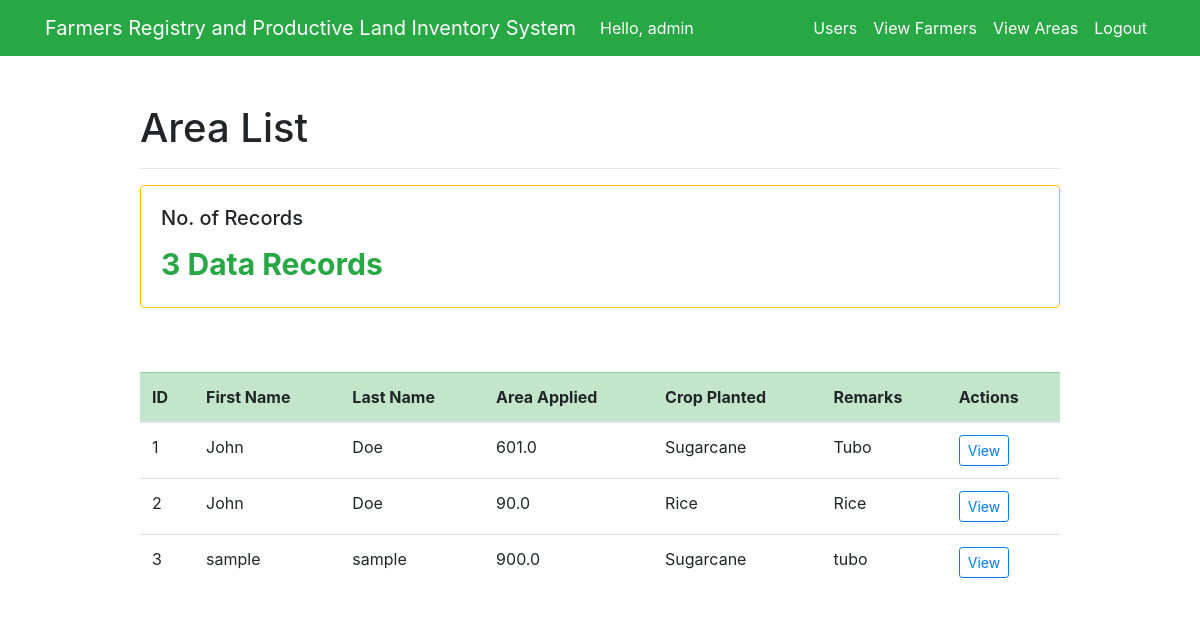
The app's page /home/ (signed in), older data.
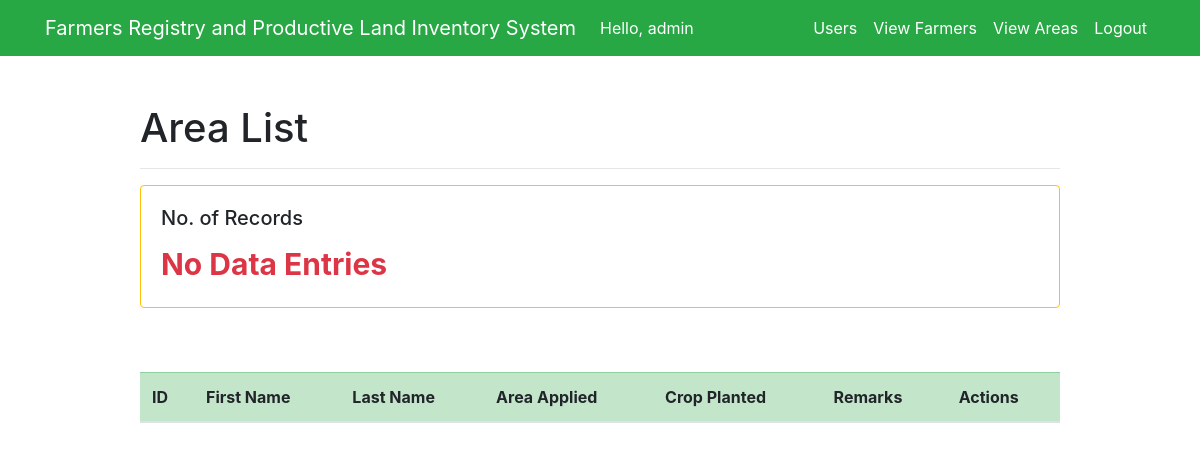
The same page, newer data.
### test_app/models.py (models this page shows, shortened)
class UsersAreaInfo(models.Model):
    RICE = 'Rice'
    CORN = 'Corn'
    SUGARCANE = 'Sugarcane'
    PLANTED = [
        (RICE, 'Rice'),
        (CORN, 'Corn'),
        (SUGARCANE, 'Sugarcane'),
    ]
    farmer_id = models.ForeignKey(Farmer, models.CASCADE, db_column='farmer_id')
    total_area = models.FloatField()
    crop_planted = models.CharField(max_length=9, choices=PLANTED, default=RICE, blank=True, null=True)
    remarks = models.CharField(max_length=100, blank=True, null=True)
    sketch_plan = models.FileField(upload_to='documents_sp/', max_length=254, blank=True)
    map = models.FileField(upload_to='documents_map/', max_length=254, blank=True)
    google_earth = models.FileField(upload_to='documents_ge/', max_length=254, blank=True)
    area_coordinates = models.FileField(upload_to='documents_coordinates/', max_length=254, blank=True)
    profile_field = models.CharField(max_length=250)
    soil_ph = models.IntegerField()
    region = models.CharField(max_length=200)
    province = models.CharField(max_length=200)
    muncity = models.CharField(max_length=200)
    brgy = models.CharField(max_length=200)

class Farmer(models.Model):
    MALE = 'M'
    FEMALE = 'F'
    PERSON_GENDER = [
        (MALE, 'Male'),
        (FEMALE, 'Female'),
    ]
    MARRIED = 'MARRIED'
    SINGLE = 'SINGLE'
    DIVORCED = 'DIVORCED'
    WIDOWED = 'WIDOWED'
    PERSON_CIVIL_STATUS = [
        (MARRIED, 'Married'),
        (SINGLE, 'Single'),
        (DIVORCED, 'Divorced'),
        (WIDOWED, 'Widowed'),
    ]
    assigned_id = models.CharField(max_length=20, blank=True, null=True)
    first_name = models.CharField(max_length=200, blank=False)
    last_name = models.CharField(max_length=200, blank=False)
    middle_name = models.CharField(max_length=200, blank=False)
    gender = models.CharField(max_length=1, choices=PERSON_GENDER, default=MALE)
    region = models.CharField(max_length=200)
    province = models.CharField(max_length=200)
    muncity = models.CharField(max_length=200)
    brgy = models.CharField(max_length=200)
    address = models.TextField(blank=True)
    contact_no = models.CharField(max_length=20, blank=True, null=True)
    tin = models.CharField(max_length=20, blank=True, null=True)
    philhealth = models.CharField(max_length=20, blank=True, null=True)
    sss = models.CharField(max_length=20, blank=True, null=True)
    pagibig = models.CharField(max_length=20, blank=True, null=True)
    civil_status = models.CharField(max_length=20, blank=True, null=True, choices=PERSON_CIVIL_STATUS, default=SINGLE)
    nationality = models.CharField(max_length=50, blank=True, null=True)
    birthdate = models.DateField(default=None)
    spouse = models.CharField(max_length=250, blank=True, null=True)
    date_created = models.DateTimeField(auto_now_add=True)

### test_app/views.py (the view)
# urls.py: path('home/', views.user_engineer, name='user_engineer'),
@login_required(login_url='/')
def user_engineer(request):
    if request.method == 'GET':
        user_areas = UsersAreaInfo.objects.all()
        context = {
            'user_areas': user_areas,
        }
        return render(request, 'test_app/engineer.html', context)
    else:
        pass

### test_app/templates/test_app/engineer.html (shortened to what this page needs)
{% extends 'test_app/base.html' %}
{% block content %}
<div class="row justify-content-center mt-5">
    <div class="col-md-10">
        <h1>Area List</h1>
        <hr>
        <div class="row">
            <div class="col-sm-12 col-lg-12">
                <div class="card border-warning mb-3">
                    <div class="card-body text-warning">
                        <h5 class="card-title text-body">No. of Records</h5>
                        {% if user_areas %}
                            <p class="card-text text-success" style="font-size: 30px;"><strong>{{ user_areas.count }} Data Record{{ user_areas.count|pluralize }}</strong></p>
                        {% else %}
                            <p class="card-text text-danger" style="font-size: 30px;"><strong>No Data Entries</strong></p>
                        {% endif %}
                    </div>
                </div>
            </div>
        </div>
        <br><br>
        <table class="table table-hover table-stripped table-responsive-md">
            <thead class="table-success">
                <tr>
                    <th scope="col">ID</th>
                    <th scope="col">First Name</th>
                    <th scope="col">Last Name</th>
                    <th scope="col">Area Applied</th>
                    <th scope="col">Crop Planted</th>
                    <th scope="col">Remarks</th>
                    <th scope="col" align="center">Actions</th>
                </tr>
            </thead>
            <tbody>
                {% for area in user_areas %}
                    <tr>
                        <td scope="row">{{ area.id }}</td>
                        <td>{{ area.farmer_id.first_name }}</td>
                        <td>{{ area.farmer_id.last_name }}</td>
                        <td>{{ area.total_area }}</td>
                        <td>{{ area.crop_planted }}</td>
                        <td>{{ area.remarks }}</td>
                        <td><a type="button" class="btn btn-outline-primary btn-sm text-primary" href="{% url 'engineer_view_area' area.id %}">View</a>
                    </tr>
                {% endfor %}
            </tbody>
        </table>
    </div>
</div>
{% endblock %}

Row changes from the older to the newer data that the page shows:
removed UsersAreaInfo: id "1", farmer_id.first_name "John", farmer_id.last_name "Doe", total_area "601.0", crop_planted "Sugarcane", remarks "Tubo"
removed UsersAreaInfo: id "2", farmer_id.first_name "John", farmer_id.last_name "Doe", total_area "90.0", crop_planted "Rice", remarks "Rice"
removed UsersAreaInfo: id "3", farmer_id.first_name "sample", farmer_id.last_name "sample", total_area "900.0", crop_planted "Sugarcane", remarks "tubo"
Text that changed along with them:
{{ user_areas.count }}: "3" → (not shown)
text no longer shown: "Data Record"
text now shown: "No Data Entries"
